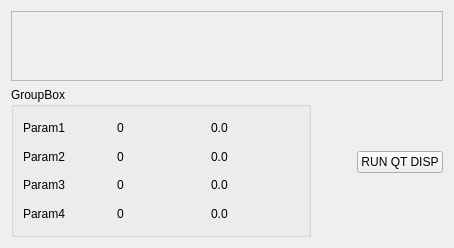
        <widget class="QWidget" name="qt_disp">
         <attribute name="title">
          <string>QT_DISP</string>
         </attribute>
         <layout class="QVBoxLayout" name="verticalLayout_43">
          <item>
           <widget class="QScrollArea" name="scrollArea_9">
            <property name="widgetResizable">
             <bool>true</bool>
            </property>
            <widget class="QWidget" name="scrollAreaWidgetContents_21">
             <property name="geometry">
              <rect>
               <x>0</x>
               <y>0</y>
               <width>1054</width>
               <height>416</height>
              </rect>
             </property>
            </widget>
           </widget>
          </item>
          <item>
           <layout class="QHBoxLayout" name="horizontalLayout_35">
            <item>
             <widget class="QGroupBox" name="groupBox_10">
              <property name="minimumSize">
               <size>
                <width>300</width>
                <height>150</height>
               </size>
              </property>
              <property name="title">
               <string>GroupBox</string>
              </property>
              <layout class="QGridLayout" name="gridLayout_5">
               <item row="1" column="1">
                <widget class="QLabel" name="label_39">
                 <property name="text">
                  <string>0</string>
                 </property>
                </widget>
               </item>
               <item row="0" column="0">
                <widget class="QLabel" name="label_34">
                 <property name="text">
                  <string>Param1</string>
                 </property>
                </widget>
               </item>
               <item row="2" column="0">
                <widget class="QLabel" name="label_36">
                 <property name="text">
                  <string>Param3</string>
                 </property>
                </widget>
               </item>
               <item row="1" column="0">
                <widget class="QLabel" name="label_35">
                 <property name="text">
                  <string>Param2</string>
                 </property>
                </widget>
               </item>
               <item row="3" column="0">
                <widget class="QLabel" name="label_37">
                 <property name="text">
                  <string>Param4</string>
                 </property>
                </widget>
               </item>
               <item row="0" column="1">
                <widget class="QLabel" name="label_38">
                 <property name="text">
                  <string>0</string>
                 </property>
                </widget>
               </item>
               <item row="2" column="1">
                <widget class="QLabel" name="label_40">
                 <property name="text">
                  <string>0</string>
                 </property>
                </widget>
               </item>
               <item row="3" column="1">
                <widget class="QLabel" name="label_41">
                 <property name="text">
                  <string>0</string>
                 </property>
                </widget>
               </item>
               <item row="0" column="2">
                <widget class="QLabel" name="label_42">
                 <property name="text">
                  <string>0.0</string>
                 </property>
                </widget>
               </item>
               <item row="1" column="2">
                <widget class="QLabel" name="label_43">
                 <property name="text">
                  <string>0.0</string>
                 </property>
                </widget>
               </item>
               <item row="2" column="2">
                <widget class="QLabel" name="label_44">
                 <property name="text">
                  <string>0.0</string>
                 </property>
                </widget>
               </item>
               <item row="3" column="2">
                <widget class="QLabel" name="label_45">
                 <property name="text">
                  <string>0.0</string>
                 </property>
                </widget>
               </item>
              </layout>
             </widget>
            </item>
            <item>
             <spacer name="horizontalSpacer_21">
              <property name="orientation">
               <enum>Qt::Horizontal</enum>
              </property>
              <property name="sizeHint" stdset="0">
               <size>
                <width>40</width>
                <height>20</height>
               </size>
              </property>
             </spacer>
            </item>
            <item>
             <layout class="QVBoxLayout" name="verticalLayout_44">
              <item>
               <spacer name="verticalSpacer_5">
                <property name="orientation">
                 <enum>Qt::Vertical</enum>
                </property>
                <property name="sizeType">
                 <enum>QSizePolicy::Preferred</enum>
                </property>
                <property name="sizeHint" stdset="0">
                 <size>
                  <width>20</width>
                  <height>0</height>
                 </size>
                </property>
               </spacer>
              </item>
              <item>
               <widget class="QPushButton" name="pushButton_16">
                <property name="text">
                 <string>RUN QT DISP</string>
                </property>
               </widget>
              </item>
             </layout>
            </item>
           </layout>
          </item>
         </layout>
        </widget>
